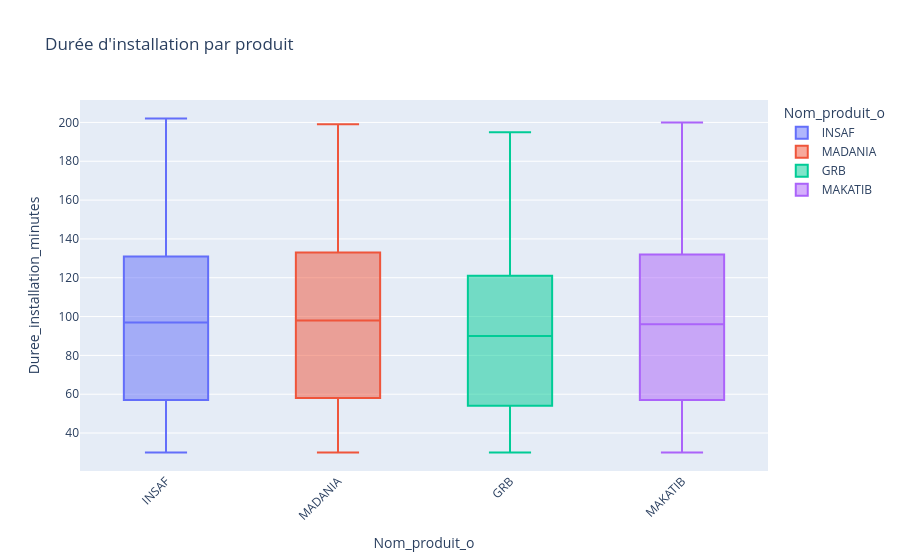

The notebook cell saved with this chart:
### Code cell
fig = px.box(
    df,
    x="Nom_produit_o",
    y="Duree_installation_minutes",
    color="Nom_produit_o",
    title="Durée d'installation par produit"
)

fig.update_layout(xaxis_tickangle=-45)
fig.show()

### Figure 1 — Plotly figure (JSON) as saved in the notebook; plotly's stock layout.template omitted (floating-point values rounded to 4 significant figures; data arrays with more than 128 entries replaced by an {"elided": "..."} marker saying what was removed)
{"data": [{"alignmentgroup": "True", "hovertemplate": "Nom_produit_o=%{x}<br>Duree_installation_minutes=%{y}<extra></extra>", "legendgroup": "INSAF", "marker": {"color": "#636efa"}, "name": "INSAF", "notched": false, "offsetgroup": "INSAF", "orientation": "v", "showlegend": true, "type": "box", "x": {"elided": "3662 str values"}, "x0": " ", "xaxis": "x", "y": {"elided": "3662 int values"}, "y0": " ", "yaxis": "y"}, {"alignmentgroup": "True", "hovertemplate": "Nom_produit_o=%{x}<br>Duree_installation_minutes=%{y}<extra></extra>", "legendgroup": "MADANIA", "marker": {"color": "#EF553B"}, "name": "MADANIA", "notched": false, "offsetgroup": "MADANIA", "orientation": "v", "showlegend": true, "type": "box", "x": {"elided": "3673 str values"}, "x0": " ", "xaxis": "x", "y": {"elided": "3673 int values"}, "y0": " ", "yaxis": "y"}, {"alignmentgroup": "True", "hovertemplate": "Nom_produit_o=%{x}<br>Duree_installation_minutes=%{y}<extra></extra>", "legendgroup": "GRB", "marker": {"color": "#00cc96"}, "name": "GRB", "notched": false, "offsetgroup": "GRB", "orientation": "v", "showlegend": true, "type": "box", "x": {"elided": "3738 str values"}, "x0": " ", "xaxis": "x", "y": {"elided": "3738 int values"}, "y0": " ", "yaxis": "y"}, {"alignmentgroup": "True", "hovertemplate": "Nom_produit_o=%{x}<br>Duree_installation_minutes=%{y}<extra></extra>", "legendgroup": "MAKATIB", "marker": {"color": "#ab63fa"}, "name": "MAKATIB", "notched": false, "offsetgroup": "MAKATIB", "orientation": "v", "showlegend": true, "type": "box", "x": {"elided": "3745 str values"}, "x0": " ", "xaxis": "x", "y": {"elided": "3745 int values"}, "y0": " ", "yaxis": "y"}], "layout": {"boxmode": "overlay", "legend": {"title": {"text": "Nom_produit_o"}, "tracegroupgap": 0}, "title": {"text": "Durée d'installation par produit"}, "xaxis": {"anchor": "y", "categoryarray": ["INSAF", "MADANIA", "GRB", "MAKATIB"], "categoryorder": "array", "domain": [0, 1], "tickangle": -45, "title": {"text": "Nom_produit_o"}}, "yaxis": {"anchor": "x", "domain": [0, 1], "title": {"text": "Duree_installation_minutes"}}}}
